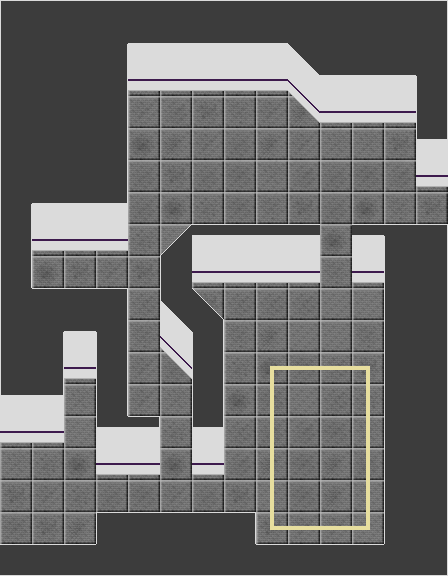

The image is a tile-based game level rendered from a .tmx file. Its description and source (layers, tilesets, objects; grid data summarised) follow:
An orthogonal 14x18 tile map with 32x32 px tiles, 5 tile layers (layer_0, layer_1, layer_2, glass, ...), 1 hidden layer not drawn, 16 tilesets and 12 objects (4x 1, 2x 2, 2x 3, 4, 5, ...).

<map version="1.0" orientation="orthogonal" renderorder="left-down" width="14" height="18" tilewidth="32" tileheight="32">
 <properties>
  <property name="atmospheric_temperature" value="15" />
  <property name="atmospheric_type" value="0" />
  <property name="identifier" value="8" />
 </properties>
 <tileset firstgid="1" name="insides" tilewidth="32" tileheight="32">
  <image source="../graphics/insides.png" width="256" height="224" />
 </tileset>
 <tileset firstgid="57" name="walkable_states" tilewidth="32" tileheight="32">
  <image source="../graphics/walkable_states.png" width="64" height="32" />
 </tileset>
 <tileset firstgid="59" name="stair_symbols" tilewidth="32" tileheight="32">
  <image source="../graphics/stair_symbols.png" width="256" height="160" />
 </tileset>
 <tileset firstgid="99" name="furniture" tilewidth="32" tileheight="32">
  <image source="../graphics/furniture.png" width="160" height="480" />
 </tileset>
 <tileset firstgid="174" name="objects" tilewidth="32" tileheight="32">
  <image source="../graphics/objects.png" width="192" height="160" />
 </tileset>
 <tileset firstgid="204" name="robot_pathways" tilewidth="32" tileheight="32">
  <image source="../graphics/robot_pathways.png" width="352" height="32" />
 </tileset>
 <tileset firstgid="215" name="wall_images" tilewidth="32" tileheight="32">
  <image source="../graphics/wall_images.png" width="256" height="256" />
 </tileset>
 <tileset firstgid="279" name="outside" tilewidth="32" tileheight="32">
  <image source="../graphics/outside.png" width="160" height="480" />
 </tileset>
 <tileset firstgid="354" name="searchables" tilewidth="32" tileheight="32">
  <image source="../graphics/searchables.png" width="256" height="256" />
 </tileset>
 <tileset firstgid="418" name="activatable_plates" tilewidth="32" tileheight="32">
  <image source="../graphics/activatable_plates.png" width="64" height="32" />
 </tileset>
 <tileset firstgid="420" name="medical" tilewidth="32" tileheight="32">
  <image source="../graphics/medical.png" width="256" height="256" />
 </tileset>
 <tileset firstgid="484" name="npcs" tilewidth="32" tileheight="32">
  <image source="../graphics/npcs.png" width="128" height="32" />
 </tileset>
 <tileset firstgid="488" name="clearence" tilewidth="32" tileheight="32">
  <image source="../graphics/clearence.png" width="256" height="256" />
 </tileset>
 <tileset firstgid="552" name="area_transitions" tilewidth="32" tileheight="32">
  <image source="../graphics/area_transitions.png" width="64" height="32" />
 </tileset>
 <tileset firstgid="554" name="floors" tilewidth="32" tileheight="32">
  <image source="../graphics/tiles/floors.png" width="512" height="512" />
 </tileset>
 <tileset firstgid="810" name="indoor_architecture" tilewidth="32" tileheight="32">
  <image source="../graphics/tiles/indoor_architecture.png" width="512" height="512" />
 </tileset>
 <layer name="layer_0" width="14" height="18">
  <data>[252 cells, 252 non-empty, 12 distinct tile ids]</data>
 </layer>
 <layer name="layer_1" width="14" height="18">
  <data>[252 cells, 151 non-empty, 27 distinct tile ids]</data>
 </layer>
 <layer name="layer_2" width="14" height="18">
  <data>[252 cells, 0 non-empty, 0 distinct tile ids]</data>
 </layer>
 <layer name="glass" width="14" height="18">
  <data>[252 cells, 0 non-empty, 0 distinct tile ids]</data>
 </layer>
 <layer name="RobotPathways" width="14" height="18">
  <data>[252 cells, 16 non-empty, 6 distinct tile ids]</data>
 </layer>
 <objectgroup name="Objects">
  <object name="LockforDoor" type="1" gid="144" x="160" y="79">
   <properties>
    <property name="tags" value="closed" />
    <property name="usable" value="" />
    <property name="usable_param_require" value="0,0,0,0" />
    <property name="usable_param_target" value="3" />
    <property name="usable_script" value="digital_lock_with_state" />
   </properties>
  </object>
  <object name="DoorBase" type="2" gid="827" x="320" y="283">
   <properties>
    <property name="collidable" value="" />
   </properties>
  </object>
  <object name="StarterLock" type="3" gid="144" x="32" y="430">
   <properties>
    <property name="tags" value="closed" />
    <property name="usable" value="" />
    <property name="usable_param_require" value="0,0,0,0" />
    <property name="usable_param_target" value="2" />
    <property name="usable_script" value="digital_lock_with_state" />
   </properties>
  </object>
  <object name="StarterLaser" type="4" gid="370" x="64" y="364">
   <properties>
    <property name="laser" value="" />
    <property name="laser_direction" value="DOWN" />
    <property name="laser_distance" value="6" />
   </properties>
  </object>
  <object name="HorizontalLaserLock" type="5" gid="144" x="224" y="274">
   <properties>
    <property name="usable" value="" />
    <property name="usable_param_require" value="0,0,0,0" />
    <property name="usable_param_target" value="1" />
    <property name="usable_script" value="digital_lock_without_state" />
   </properties>
  </object>
  <object name="DoorTop" type="6" gid="811" x="320" y="256">
   <properties>
    <property name="collidable" value="" />
   </properties>
  </object>
  <object name="HorizontalLaser" type="7" gid="378" x="32" y="288">
   <properties>
    <property name="laser" value="" />
    <property name="laser_direction" value="RIGHT" />
    <property name="laser_distance" value="4" />
   </properties>
  </object>
 </objectgroup>
 <layer name="Accessible" width="14" height="18" visible="0" opacity="0.34">
  <data>[252 cells, 252 non-empty, 2 distinct tile ids]</data>
 </layer>
 <objectgroup name="Scripts">
  <object name="SyncHLaser" type="1" x="123.879" y="233.7" width="79.4545" height="32.5455">
   <properties>
    <property name="script" value="" />
    <property name="script_key" value="disable_lasers_shortly" />
    <property name="script_param_objects" value="7" />
   </properties>
  </object>
  <object name="SyncStartLaser" type="2" x="74.273" y="386.23" width="79.4545" height="32.5455">
   <properties>
    <property name="script" value="" />
    <property name="script_key" value="disable_lasers_forever" />
    <property name="script_param_objects" value="4" />
   </properties>
  </object>
  <object name="SyncFinalDoor" type="3" x="172.939" y="104.23" width="79.4545" height="32.5455">
   <properties>
    <property name="script" value="" />
    <property name="script_key" value="door_handler_and" />
    <property name="script_param_objects" value="2,6" />
   </properties>
  </object>
 </objectgroup>
 <objectgroup name="AreaTransitions">
  <object name="Area Transition In" type="1" gid="553" x="0" y="512">
   <properties>
    <property name="area_transition" value="6,1,80,40" />
   </properties>
  </object>
 </objectgroup>
 <objectgroup name="Enemies">
  <object name="Enemy" type="1" x="269.5" y="530">
   <properties>
    <property name="robot_count" value="1" />
    <property name="robot_script" value="path" />
    <property name="robot_type" value="1" />
   </properties>
   <polyline points="0,0 100.5,-1 102.5,-163 -2,-160 -1.5,-5" />
  </object>
 </objectgroup>
</map>